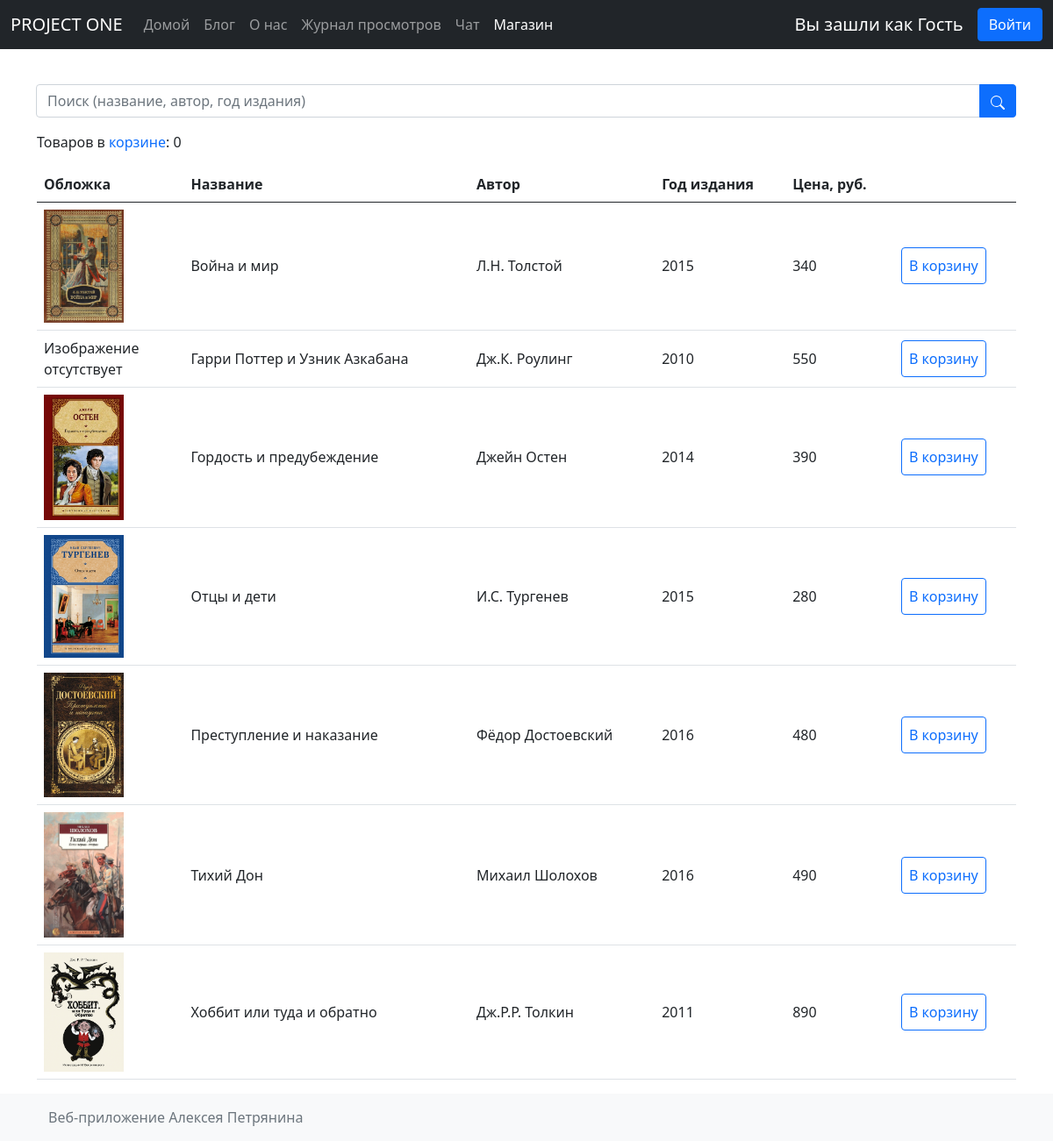
Page /index.php?id=eshop on the earlier database version.
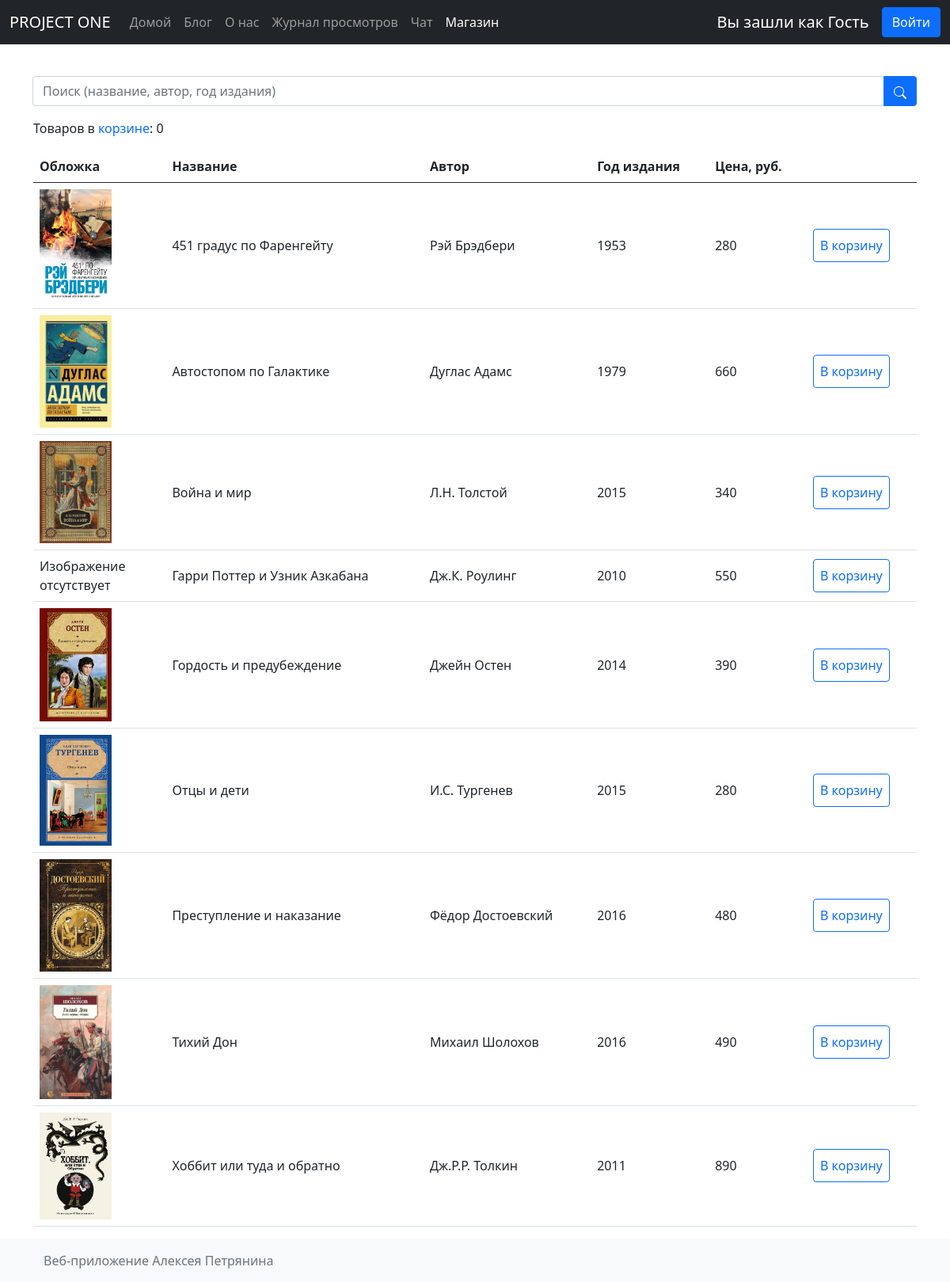
Same page on the later database version.
### tables this page shows
CREATE TABLE `catalog` (
  `item_id` int NOT NULL AUTO_INCREMENT,
  `title` varchar(255) NOT NULL DEFAULT 'Без названия',
  `author` varchar(255) DEFAULT NULL,
  `pubyear` int DEFAULT NULL,
  `price` int DEFAULT NULL,
  PRIMARY KEY (`item_id`)
);

### inc/eshop-config.inc.php (called while the page is built, shortened)
<?php
$count  = 0;

### functions.php (called while the page is built, shortened)
<?php
require_once 'db.php';
function select_all_items() {
	$sql = 'SELECT * FROM catalog ORDER BY title';
	global $link;
	if (!$result = mysqli_query($link, $sql)) {
		return false;
	}
	$items = mysqli_fetch_all($result, MYSQLI_ASSOC);
	return $items;
}

### templates/catalog.php (the view, shortened to what this page needs)
<?php
if (!empty($_GET['search'])) {
	$result = 'search_books';
	$query = $_GET['search'];
} else {
	$result = 'select_all_items';
	$query = '';
}
?>
<form class="input-group" method="GET">
	<input type="text" maxlength="50" style="padding-right: 54px" class="form-control find rounded shadow-none mt-3 mb-3" placeholder="Поиск (название, автор, год издания)" name="search" value="<?= $query ?>" />
	<button class="btn btn-primary input-group-text rounded-right position-absolute mt-3 mb-3" style="z-index: 100; right: 0; height: 38px" type="submit">
	</button>
</form>
<?php
if (isset($count)) :
?>
	<p>Товаров в <a href="index.php?id=basket" class="text-decoration-none">корзине</a>: <?= $count ?></p>
<?php
endif;
$goods = $result($query);
?>
<table class="table">
	<thead>
		<tr>
			<th style="width: 15%">Обложка</th>
			<th>Название</th>
			<th>Автор</th>
			<th>Год издания</th>
			<th>Цена, руб.</th>
			<th></th>
		</tr>
	</thead>
	<?php
	foreach ($goods as $item) :
		if (isset($basket)) {
			$item_link = "inc/add-to-basket.inc.php?id={$item['item_id']}";
			$item_action = 'В корзину';
		} else {
			$item_link = "index.php?id=edit-item&item={$item['item_id']}";
			$item_action = 'Редактировать';
		}
		if ($_GET['id'] == 'eshop')
			$image_path = 'eshop/images/' . $item['item_id'] . '.jpg';
		else
			$image_path = '../eshop/images/' . $item['item_id'] . '.jpg';
		if (!is_file($image_path))
			$image = 'Изображение отсутствует';
		else
			$image = "<img style='width: 60%' src='{$image_path}'>";
	?>
		<tr>
			<td><?= $image ?></td>
			<td valign="middle"><?= $item['title'] ?></td>
			<td valign="middle"><?= $item['author'] ?></td>
			<td valign="middle"><?= $item['pubyear'] ?></td>
			<td valign="middle"><?= $item['price'] ?></td>
			<th valign="middle"><a class="btn btn-outline-primary p-2" href="<?= $item_link ?>" role="button"><?= $item_action ?></a></th>
		</tr>
	<?php
	endforeach;
	?>
</table>

Differences in the rows shown:
added catalog: shows a picture, title "451 градус по Фаренгейту", author "Рэй Брэдбери", pubyear "1953", price "280", item_action "В корзину"
added catalog: shows a picture, title "Автостопом по Галактике", author "Дуглас Адамс", pubyear "1979", price "660", item_action "В корзину"
